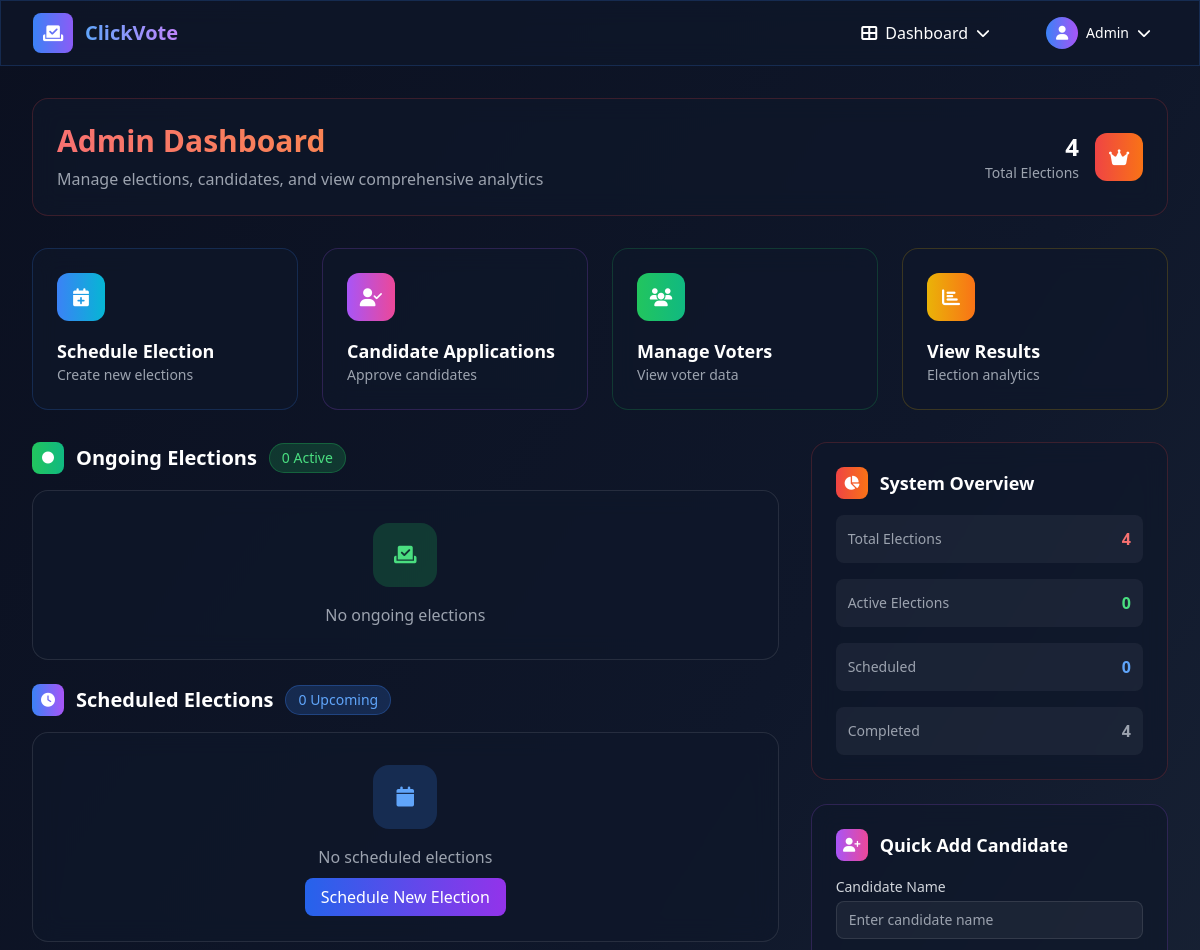
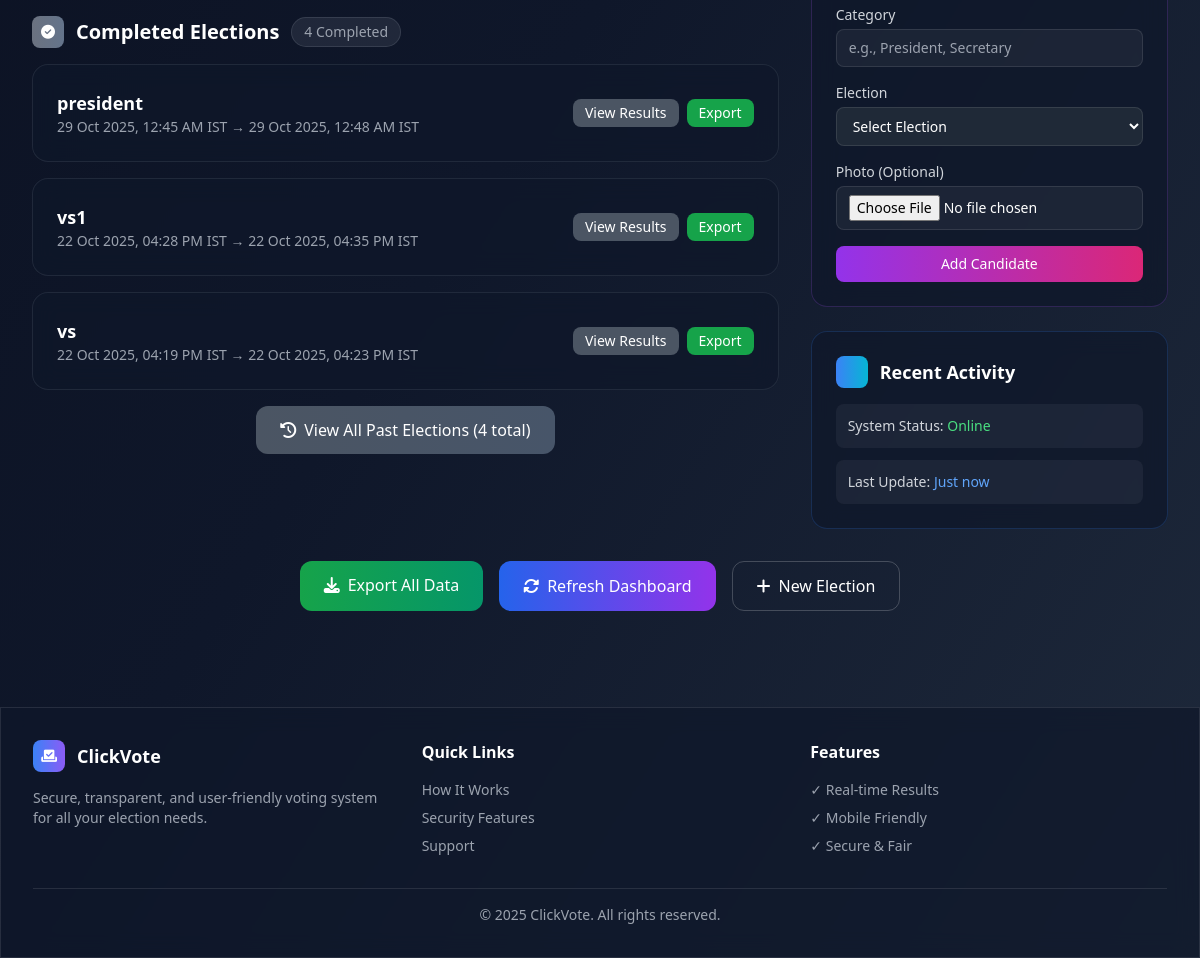
The page /admin (signed in) on the database its author committed (2 pictures, top to bottom).
### tables this page shows
CREATE TABLE elections (
                id INTEGER PRIMARY KEY AUTOINCREMENT,
                title TEXT,
                category TEXT,
                start_time TEXT NOT NULL,
                end_time TEXT NOT NULL,
                created_by INTEGER,
                candidate_limit INTEGER DEFAULT 10,
                status TEXT DEFAULT 'active',
                cancelled_at TEXT,
                cancelled_by INTEGER,
                created_at TIMESTAMP DEFAULT CURRENT_TIMESTAMP,
                FOREIGN KEY (created_by) REFERENCES users (id)
            );

### app.py (the view)
@app.route("/admin")
@login_required(role="admin")
def admin():
    rows = query("SELECT * FROM elections ORDER BY start_time DESC")
    ongoing, scheduled, ended = classify_elections(rows)
    return render_template("admin.html", ongoing=ongoing, scheduled=scheduled, ended=ended, elections=rows)

### templates/admin.html (shortened to what this page needs)
{% extends "base.html" %}
{% block content %}
<div class="mb-8">
  <div class="glass-effect rounded-2xl p-6 border border-red-500/20">
    <div class="flex items-center justify-between">
      <div>
        <h1 class="text-3xl font-bold bg-gradient-to-r from-red-400 to-orange-400 bg-clip-text text-transparent mb-2">
        </h1>
        <p class="text-gray-400">Manage elections, candidates, and view comprehensive analytics</p>
      </div>
      <div class="flex items-center space-x-4">
        <div class="text-right">
          <div class="text-2xl font-bold text-white">{{ elections|length }}</div>
          <div class="text-sm text-gray-400">Total Elections</div>
        </div>
        <div class="w-12 h-12 bg-gradient-to-r from-red-500 to-orange-500 rounded-xl flex items-center justify-center animate-pulse">
          <i class="fas fa-crown text-white text-lg"></i>
        </div>
      </div>
    </div>
  </div>
</div>
<div class="grid md:grid-cols-4 gap-6 mb-8">
  <a href="{{ url_for('schedule') }}" class="glass-effect rounded-2xl p-6 vote-card transition-all duration-500 border border-blue-500/20 hover:border-blue-400/50 group">
    <div class="w-12 h-12 bg-gradient-to-r from-blue-500 to-cyan-500 rounded-xl flex items-center justify-center mb-4 group-hover:scale-110 transition-transform duration-300">
      <i class="fas fa-calendar-plus text-white text-lg"></i>
    </div>
    <h3 class="text-lg font-bold text-white group-hover:text-blue-400 transition-colors">Schedule Election</h3>
    <p class="text-gray-400 text-sm">Create new elections</p>
  </a>
  <a href="{{ url_for('admin_candidate_applications') }}" class="glass-effect rounded-2xl p-6 vote-card transition-all duration-500 border border-purple-500/20 hover:border-purple-400/50 group">
    <div class="w-12 h-12 bg-gradient-to-r from-purple-500 to-pink-500 rounded-xl flex items-center justify-center mb-4 group-hover:scale-110 transition-transform duration-300">
      <i class="fas fa-user-check text-white text-lg"></i>
    </div>
    <h3 class="text-lg font-bold text-white group-hover:text-purple-400 transition-colors">Candidate Applications</h3>
    <p class="text-gray-400 text-sm">Approve candidates</p>
  </a>
  <a href="{{ url_for('admin_voters') }}" class="glass-effect rounded-2xl p-6 vote-card transition-all duration-500 border border-green-500/20 hover:border-green-400/50 group">
    <div class="w-12 h-12 bg-gradient-to-r from-green-500 to-emerald-500 rounded-xl flex items-center justify-center mb-4 group-hover:scale-110 transition-transform duration-300">
      <i class="fas fa-users text-white text-lg"></i>
    </div>
    <h3 class="text-lg font-bold text-white group-hover:text-green-400 transition-colors">Manage Voters</h3>
    <p class="text-gray-400 text-sm">View voter data</p>
  </a>
  <a href="{{ url_for('results') }}" class="glass-effect rounded-2xl p-6 vote-card transition-all duration-500 border border-yellow-500/20 hover:border-yellow-400/50 group">
    <div class="w-12 h-12 bg-gradient-to-r from-yellow-500 to-orange-500 rounded-xl flex items-center justify-center mb-4 group-hover:scale-110 transition-transform duration-300">
      <i class="fas fa-chart-bar text-white text-lg"></i>
    </div>
    <h3 class="text-lg font-bold text-white group-hover:text-yellow-400 transition-colors">View Results</h3>
    <p class="text-gray-400 text-sm">Election analytics</p>
  </a>
</div>
<div class="grid lg:grid-cols-3 gap-8">
  <div class="lg:col-span-2 space-y-6">
    <div>
      <div class="flex items-center space-x-3 mb-4">
        <div class="w-8 h-8 bg-gradient-to-r from-green-500 to-emerald-500 rounded-lg flex items-center justify-center">
          <i class="fas fa-circle text-white text-xs animate-pulse"></i>
        </div>
        <h2 class="text-xl font-bold text-white">Ongoing Elections</h2>
        <div class="px-3 py-1 bg-green-500/20 rounded-full text-green-400 text-sm font-medium border border-green-500/30">
          {{ ongoing|length }} Active
        </div>
      </div>
      {% for e in ongoing %}
      <div class="glass-effect rounded-2xl p-6 border border-green-500/20 mb-4">
        <div class="flex items-center justify-between mb-4">
          <div>
            <h3 class="text-lg font-bold text-white">{{ e.title or e.category }}</h3>
            <p class="text-gray-400 text-sm">{{ e.start_time|istfmt }} → {{ e.end_time|istfmt }}</p>
          </div>
          <div class="flex items-center space-x-2">
            <a href="{{ url_for('results', election_id=e.id) }}" class="px-3 py-1 bg-green-600 hover:bg-green-700 rounded-lg text-white text-sm transition-colors">
              View Results
            </a>
          </div>
        </div>
      </div>
      {% else %}
      <div class="glass-effect rounded-2xl p-8 text-center border border-white/10">
        <div class="w-16 h-16 bg-green-500/20 rounded-2xl flex items-center justify-center mx-auto mb-4">
          <i class="fas fa-vote-yea text-green-400 text-xl"></i>
        </div>
        <p class="text-gray-400">No ongoing elections</p>
      </div>
      {% endfor %}
    </div>
    <div>
      <div class="flex items-center space-x-3 mb-4">
        <div class="w-8 h-8 bg-gradient-to-r from-blue-500 to-purple-500 rounded-lg flex items-center justify-center">
          <i class="fas fa-clock text-white text-sm"></i>
        </div>
        <h2 class="text-xl font-bold text-white">Scheduled Elections</h2>
        <div class="px-3 py-1 bg-blue-500/20 rounded-full text-blue-400 text-sm font-medium border border-blue-500/30">
          {{ scheduled|length }} Upcoming
        </div>
      </div>
      {% for e in scheduled %}
      <div class="glass-effect rounded-2xl p-6 border border-blue-500/20 mb-4">
        <div class="flex items-center justify-between">
          <div>
            <h3 class="text-lg font-bold text-white">{{ e.title or e.category }}</h3>
            <p class="text-gray-400 text-sm">Starts: {{ e.start_time|istfmt }}</p>
          </div>
          <div class="flex items-center space-x-2">
            <span class="px-3 py-1 bg-blue-500/20 rounded-lg text-blue-400 text-sm">Scheduled</span>
          </div>
        </div>
      </div>
      {% else %}
      <div class="glass-effect rounded-2xl p-8 text-center border border-white/10">
        <div class="w-16 h-16 bg-blue-500/20 rounded-2xl flex items-center justify-center mx-auto mb-4">
          <i class="fas fa-calendar text-blue-400 text-xl"></i>
        </div>
        <p class="text-gray-400 mb-4">No scheduled elections</p>
        <a href="{{ url_for('schedule') }}" class="px-4 py-2 bg-gradient-to-r from-blue-600 to-purple-600 hover:from-blue-700 hover:to-purple-700 rounded-lg font-medium transition-all duration-300">
          Schedule New Election
        </a>
      </div>
      {% endfor %}
    </div>
    <div>
      <div class="flex items-center space-x-3 mb-4">
        <div class="w-8 h-8 bg-gradient-to-r from-gray-500 to-slate-500 rounded-lg flex items-center justify-center">
          <i class="fas fa-check-circle text-white text-sm"></i>
        </div>
        <h2 class="text-xl font-bold text-white">Completed Elections</h2>
        <div class="px-3 py-1 bg-gray-500/20 rounded-full text-gray-400 text-sm font-medium border border-gray-500/30">
          {{ ended|length }} Completed
        </div>
      </div>
      {% for e in ended[:3] %}
      <div class="glass-effect rounded-2xl p-6 border border-gray-500/20 mb-4">
        <div class="flex items-center justify-between">
          <div>
            <h3 class="text-lg font-bold text-white">{{ e.title or e.category }}</h3>
            <p class="text-gray-400 text-sm">{{ e.start_time|istfmt }} → {{ e.end_time|istfmt }}</p>
          </div>
          <div class="flex items-center space-x-2">
            <a href="{{ url_for('results', election_id=e.id) }}" class="px-3 py-1 bg-gray-600 hover:bg-gray-700 rounded-lg text-white text-sm transition-colors">
              View Results
            </a>
            <a href="{{ url_for('export_excel') }}" class="px-3 py-1 bg-green-600 hover:bg-green-700 rounded-lg text-white text-sm transition-colors">
              Export
            </a>
          </div>
        </div>
      </div>
      {% endfor %}
      {% if ended|length > 3 %}
      <div class="mt-4 text-center">
        <a href="{{ url_for('past_elections') }}" class="inline-flex items-center px-6 py-3 bg-gradient-to-r from-gray-600 to-slate-600 hover:from-gray-700 hover:to-slate-700 rounded-xl font-medium transition-all duration-300 transform hover:scale-105">
          <i class="fas fa-history mr-2"></i>
          View All Past Elections ({{ ended|length }} total)
        </a>
      </div>
      {% endif %}
    </div>
  </div>
  <div class="space-y-6">
    <div class="glass-effect rounded-2xl p-6 border border-red-500/20">
      <div class="flex items-center space-x-3 mb-4">
        <div class="w-8 h-8 bg-gradient-to-r from-red-500 to-orange-500 rounded-lg flex items-center justify-center">
          <i class="fas fa-chart-pie text-white text-sm"></i>
        </div>
        <h3 class="text-lg font-bold text-white">System Overview</h3>
      </div>
      <div class="space-y-4">
        <div class="flex items-center justify-between p-3 bg-white/5 rounded-lg">
          <span class="text-gray-400 text-sm">Total Elections</span>
          <span class="font-bold text-red-400">{{ elections|length }}</span>
        </div>
        <div class="flex items-center justify-between p-3 bg-white/5 rounded-lg">
          <span class="text-gray-400 text-sm">Active Elections</span>
          <span class="font-bold text-green-400">{{ ongoing|length }}</span>
        </div>
        <div class="flex items-center justify-between p-3 bg-white/5 rounded-lg">
          <span class="text-gray-400 text-sm">Scheduled</span>
          <span class="font-bold text-blue-400">{{ scheduled|length }}</span>
        </div>
        <div class="flex items-center justify-between p-3 bg-white/5 rounded-lg">
          <span class="text-gray-400 text-sm">Completed</span>
          <span class="font-bold text-gray-400">{{ ended|length }}</span>
        </div>
      </div>
    </div>
    <div class="glass-effect rounded-2xl p-6 border border-purple-500/20">
      <div class="flex items-center space-x-3 mb-4">
        <div class="w-8 h-8 bg-gradient-to-r from-purple-500 to-pink-500 rounded-lg flex items-center justify-center">
          <i class="fas fa-user-plus text-white text-sm"></i>
        </div>
        <h3 class="text-lg font-bold text-white">Quick Add Candidate</h3>
      </div>
      <form method="POST" action="{{ url_for('add_candidate') }}" enctype="multipart/form-data" class="space-y-4">
        <div>
          <label class="block text-sm font-medium text-gray-300 mb-1">Candidate Name</label>
          <input
            name="name"
            required
            placeholder="Enter candidate name"
            class="w-full px-3 py-2 bg-white/5 border border-white/10 rounded-lg focus:border-purple-500/50 focus:outline-none transition-all duration-300 text-white text-sm placeholder-gray-400"
          >
        </div>
        <div>
          <label class="block text-sm font-medium text-gray-300 mb-1">Category</label>
          <input
            name="category"
            placeholder="e.g., President, Secretary"
            class="w-full px-3 py-2 bg-white/5 border border-white/10 rounded-lg focus:border-purple-500/50 focus:outline-none transition-all duration-300 text-white text-sm placeholder-gray-400"
          >
        </div>
        <div>
          <label class="block text-sm font-medium text-gray-300 mb-1">Election</label>
          <select
            name="election_id"
            required
            class="w-full px-3 py-2 bg-gray-800 border border-white/10 rounded-lg focus:border-purple-500/50 focus:outline-none transition-all duration-300 text-white text-sm"
            style="background-color: #1f2937 !important;"
          >
            <option value="" style="background-color: #1f2937; color: #9ca3af;">Select Election</option>
          </select>
        </div>
        <div>
          <label class="block text-sm font-medium text-gray-300 mb-1">Photo (Optional)</label>
          <input
            type="file"
            name="photo"
            accept="image/*"
            class="w-full px-3 py-2 bg-white/5 border border-white/10 rounded-lg focus:border-purple-500/50 focus:outline-none transition-all duration-300 text-white text-sm"
          >
        </div>
        <button
          type="submit"
          class="w-full bg-gradient-to-r from-purple-600 to-pink-600 hover:from-purple-700 hover:to-pink-700 text-white font-medium py-2 px-4 rounded-lg transition-all duration-300 text-sm"
        >
          Add Candidate
        </button>
      </form>
    </div>
    <div class="glass-effect rounded-2xl p-6 border border-blue-500/20">
      <div class="flex items-center space-x-3 mb-4">
        <div class="w-8 h-8 bg-gradient-to-r from-blue-500 to-cyan-500 rounded-lg flex items-center justify-center">
        </div>
        <h3 class="text-lg font-bold text-white">Recent Activity</h3>
      </div>
      <div class="space-y-3 text-sm">
        <div class="p-3 bg-white/5 rounded-lg">
          <div class="text-gray-300">System Status: <span class="text-green-400 font-medium">Online</span></div>
        </div>
        <div class="p-3 bg-white/5 rounded-lg">
          <div class="text-gray-300">Last Update: <span class="text-blue-400 font-medium">Just now</span></div>
        </div>
      </div>
    </div>
  </div>
</div>
<div class="mt-8 flex flex-wrap gap-4 justify-center">
  <a href="{{ url_for('export_excel') }}" class="px-6 py-3 bg-gradient-to-r from-green-600 to-emerald-600 hover:from-green-700 hover:to-emerald-700 rounded-xl font-medium transition-all duration-300 transform hover:scale-105">
    <i class="fas fa-download mr-2"></i>Export All Data
  </a>
  <button onclick="refreshDashboard()" class="px-6 py-3 bg-gradient-to-r from-blue-600 to-purple-600 hover:from-blue-700 hover:to-purple-700 rounded-xl font-medium transition-all duration-300 transform hover:scale-105">
    <i class="fas fa-sync-alt mr-2"></i>Refresh Dashboard
  </button>
  <a href="{{ url_for('schedule') }}" class="px-6 py-3 border border-white/20 hover:bg-white/10 rounded-xl font-medium transition-all duration-300 transform hover:scale-105">
    <i class="fas fa-plus mr-2"></i>New Election
  </a>
</div>
{% endblock %}

### rows shown on the page
elections: title "president", start_time|istfmt "29 Oct 2025, 12:45 AM IST", end_time|istfmt "29 Oct 2025, 12:48 AM IST"
elections: title "vs1", start_time|istfmt "22 Oct 2025, 04:28 PM IST", end_time|istfmt "22 Oct 2025, 04:35 PM IST"
elections: title "vs", start_time|istfmt "22 Oct 2025, 04:19 PM IST", end_time|istfmt "22 Oct 2025, 04:23 PM IST"

### other values the page prints
{{ elections|length }} "4"
{{ ongoing|length }} "0"
{{ scheduled|length }} "0"
{{ ended|length }} "4"
